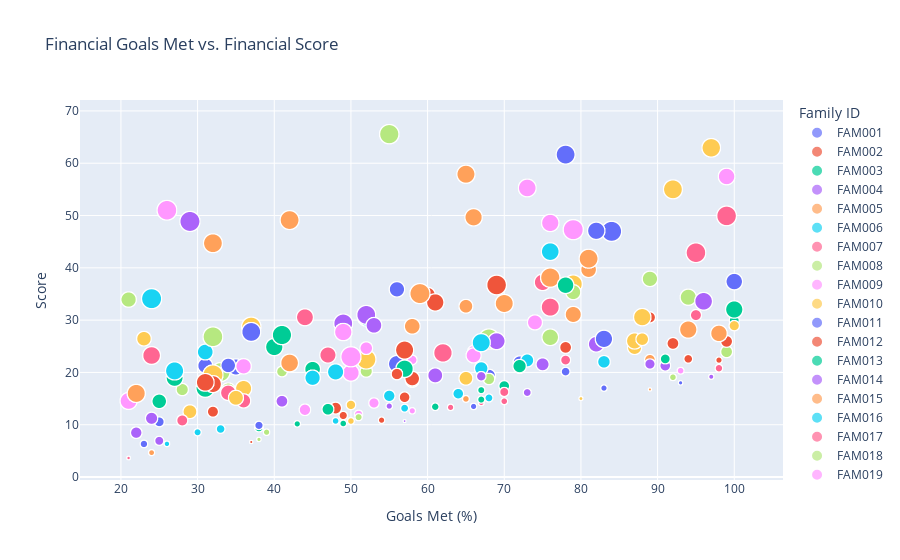

Notebook code for this chart:
### Code cell
# Financial Goals Achievement vs Financial Score
import plotly.express as px

# Scatter plot for Financial Goals Met (%) vs Financial Score
fig = px.scatter(
    family_data,
    x='Financial Goals Met (%)',
    y='FinancialScore',
    size='Savings',
    color='Family ID',
    title="Financial Goals Met vs. Financial Score",
    labels={'Financial Goals Met (%)': "Goals Met (%)", 'FinancialScore': "Score"},
)
fig.show()
